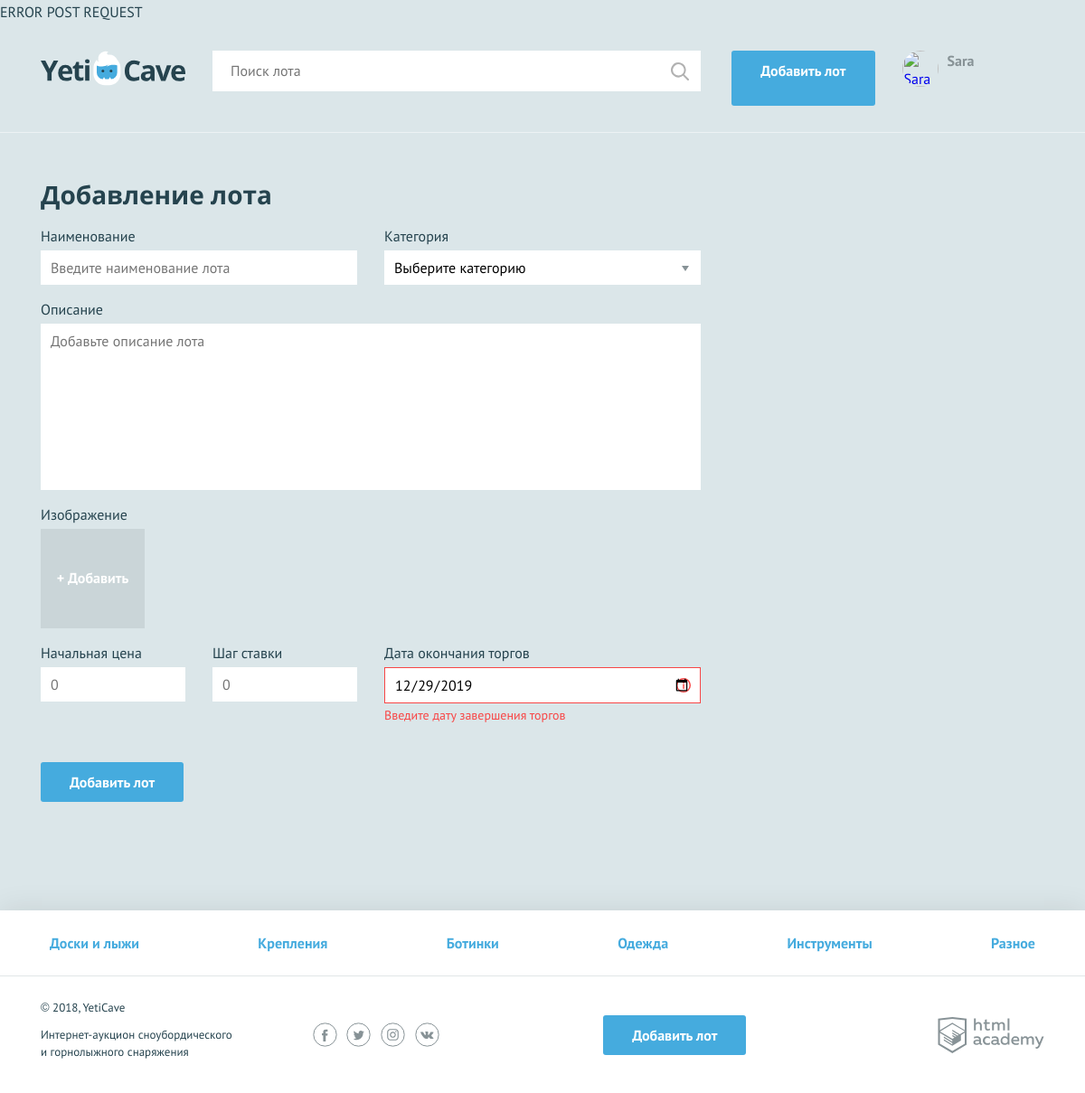
/public_html/add_lot.php (signed in), run on the app's committed database.
### tables this page shows
CREATE TABLE `categories` (
  `id` int(10) UNSIGNED NOT NULL,
  `name` char(255) NOT NULL,
  `name_en` char(255) DEFAULT NULL
);

### public_html/functions/functions.php (called while the page is built, shortened)
<?php
$servername = "localhost";
$username = "id10743467_my1php";
$password = "4MfvwER78B";
$database = "id10743467_my1php";
$connect = mysqli_connect($servername, $username, $password, $database);
$sql = "SELECT  id, name, name_en
FROM categories
ORDER BY id ASC;";
$result = mysqli_query($connect, $sql);
$rows = mysqli_fetch_all($result, MYSQLI_ASSOC);
$categories = $rows;
function only_first_word ($string) {
$words = explode(" ", $string);
return $words[0];
}
function templates_render ($tmpl, $vars = array()){
    if (file_exists('templates/'.$tmpl.'.tpl.php') ){
        extract($vars);
        require ('templates/'.$tmpl.'.tpl.php');
        return ob_get_clean();
    }
    else return ('<h1>error: ' . '<b>templates/' . $tmpl . '.tpl.php</b>' . ' is not available</h1>');
}

### public_html/templates/add_lot.tpl.php (the view, shortened to what this page needs)
<main>
  <form class="form form--add-lot container <?php isset($errors) ? print ('form_invalid') : print ('') ?>" action="/add_lot.php" method="post" enctype="multipart/form-data">
    <h2>Добавление лота</h2>
    <div class="form__container-two">
      <div class="form__item <?php isset($errors['name']) ? print ('form__item--invalid') : print ('') ?>">
        <label for="lot-name">Наименование</label>
        <input id="lot-name" type="text" name="add_lot[name]" placeholder="Введите наименование лота" value="<?=isset($add_lot['name']) ? $add_lot['name'] : '';?>">
      </div>
      <div class="form__item <?php isset($errors['category_id']) ? print ('form__item--invalid') : print ('') ?>">
        <label for="category">Категория</label>
        <select id="category" name="add_lot[category_id]">
            <option value= ""> Выберите категорию</option>
        </select>
      </div>
    </div>
    <div class="form__item form__item--wide <?php isset($errors['description']) ? print ('form__item--invalid') : print ('') ?>">
      <label for="message">Описание</label>
      <textarea id="message" name="add_lot[description]" placeholder="Добавьте описание лота" value=""><?=isset($add_lot['description']) ? $add_lot['description'] : '';?></textarea>
    </div>
    <div class="form__item form__item--file ">
      <label>Изображение</label>
      <div class="form__input-file">
        <label for="photo2">
          <span>+ Добавить</span>
        </label>
      </div>
    </div>
    <div class="form__container-three">
      <div class="form__item form__item--small <?php isset($errors['start_price']) ? print ('form__item--invalid') : print ('') ?>">
        <label for="lot-rate">Начальная цена</label>
        <input id="lot-rate" type="number" name="add_lot[start_price]" placeholder="0" value="<?=isset($add_lot['start_price']) ? $add_lot['start_price'] : '';?>">
      </div>
      <div class="form__item form__item--small <?php isset($errors['bet_step']) ? print ('form__item--invalid') : print ('') ?>">
        <label for="lot-step">Шаг ставки</label>
        <input id="lot-step" type="number" name="add_lot[bet_step]" placeholder="0" value="<?=isset($add_lot['bet_step']) ? $add_lot['bet_step'] : '' ;?>">
      </div>
      <div class="form__item <?php isset($errors['finish_time']) ? print ('form__item--invalid') : print ('') ?>">
        <label for="lot-date">Дата окончания торгов</label>
        <input class="form__input-date" id="lot-date" type="date" name="add_lot[finish_time]" value="<?php
              if (isset($errors['finish_time'])){
                print ($add_lot['finish_time']);
              }
          ?>">
        <span class="form__error">
          <?=isset($errors['finish_time']) ? $errors ['finish_time'] : '';?>
        </span>
      </div>
    </div>
    <button type="submit" class="button">Добавить лот</button>
  </form>
</main>
</body>
</html>

### public_html/templates/layout.tpl.php (shortened to what this page needs)
<!DOCTYPE html>
<html lang="ru">
<head>
    <link href="css/normalize.min.css" rel="stylesheet">
    <link href="css/style.css" rel="stylesheet">
</head>
<body>
<header class="main-header">
    <div class="main-header__container container">
        <a href="index.php" class="main-header__logo">
            <img src="img/logo.svg" width="160" height="39" alt="Логотип компании YetiCave">
        </a>
        <form class="main-header__search" method="get" action="https://echo.htmlacademy.ru">
            <input type="search" name="search" placeholder="Поиск лота">
            <input class="main-header__search-btn" type="submit" name="find" value="Найти">
        </form>
<?php if (isset($_SESSION['isauth'])): ?>
                  <a class="main-header__add-lot button" href="/?tab=add_lot">Добавить лот</a>
        <nav class="user-menu">
                <div class="user-menu__image">
                  <a href="/exit.php">
                    <img src="<?=$_SESSION['user']['avatar']?> " width="40" height="40" alt="<?=$_SESSION['user']['name']?>">
                  </a>
          </div>
          <div class="user-menu__logged">
              <p><?=only_first_word($_SESSION['user']['name'])?></p>
          </div>
<?php endif; ?>
        </nav>
    </div>
</header>
<?=$main_page?>
<footer class="main-footer">
    <nav class="nav">
        <ul class="nav__list container">
            <?php foreach ($categories as $key => $value):?>
            <li class="nav__item">
                <a href="/?tab=<?=$categories[$key]['name_en']?>"><?=$categories[$key]['name']?></a>
            </li>
            <?php endforeach; ?>
         </ul>
    </nav>
    <div class="main-footer__bottom container">
        <div class="main-footer__copyright">
            <p>© 2018, YetiCave</p>
            <p>Интернет-аукцион сноубордического и горнолыжного снаряжения</p>
        </div>
        <div class="main-footer__social social">
            <a class="social__link social__link--facebook" href="#">Facebook
            </a>
            <a class="social__link social__link--twitter" href="#">Twitter
            </a>
            <a class="social__link social__link--instagram" href="#">Instagram
            </a>
            <a class="social__link social__link--vkontakte" href="#">Вконтакте
            </a>
        </div>
<?php if (isset($_SESSION['isauth']) && $_SESSION['isauth'] == true): ?>
                  <a class="main-header__add-lot button" href="/?tab=add_lot">Добавить лот</a>
  <?php endif;?>
        <div class="main-footer__developed-by">
            <a class="logo-academy" href="https://htmlacademy.ru/intensive/php">HTML Academy
            </a>
        </div>
    </div>
</footer>
</body>
</html>

### data on the page
categories: name "Доски и лыжи"
categories: name "Крепления"
categories: name "Ботинки"
categories: name "Одежда"
categories: name "Инструменты"
categories: name "Разное"

### other printed values
only_first_word($_SESSION['user']['name']) "Sara"
$errors ['finish_time'] "Введите дату завершения торгов"
